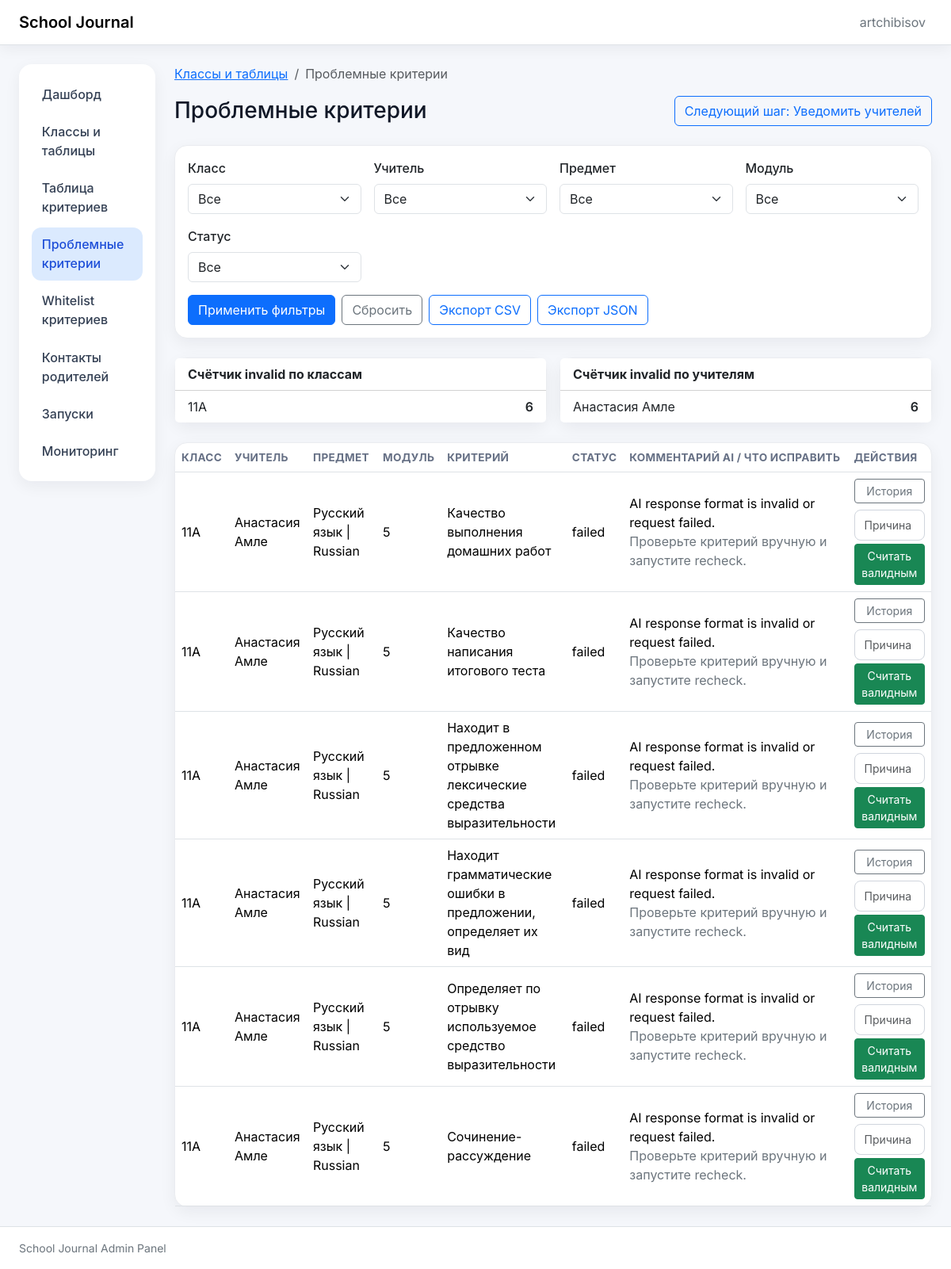
/criteria-failures/ (signed in), run on the app's committed database.
### pipeline/models.py (models this page shows, shortened)
class CriterionEntry(models.Model):
    class ValidationStatus(models.TextChoices):
        PENDING = "pending", "Pending"
        VALID = "valid", "Valid"
        INVALID = "invalid", "Invalid"
        OVERRIDE = "override", "Override"
        OVERRIDDEN_VALID = "overridden_valid", "Overridden valid"
        RECHECK = "recheck", "Recheck"
    class_code = models.CharField(max_length=64)
    subject_name = models.CharField(max_length=255)
    teacher_name = models.CharField(max_length=255)
    module_number = models.PositiveIntegerField()
    criterion_text = models.TextField()
    criterion_text_ai = models.TextField(blank=True, default="")
    validation_status = models.CharField(
        max_length=16,
        choices=ValidationStatus.choices,
        default=ValidationStatus.PENDING,
    )
    ai_verdict = models.CharField(max_length=32, blank=True, default="")
    ai_why = models.TextField(blank=True, default="")
    ai_fix_suggestion = models.TextField(blank=True, default="")
    ai_variants_json = models.JSONField(blank=True, default=list)
    needs_recheck = models.BooleanField(default=False)
    last_checked_at = models.DateTimeField(null=True, blank=True)
    source_sheet_name = models.CharField(max_length=255)
    source_workbook = models.CharField(max_length=500)
    created_at = models.DateTimeField(auto_now_add=True)
    updated_at = models.DateTimeField(auto_now=True)
    class Meta:
        constraints = [
            models.UniqueConstraint(
                fields=["class_code", "subject_name", "module_number", "criterion_text"],
                name="uq_criterionentry_class_subject_module_criterion",
            )
        ]
        indexes = [
            models.Index(fields=["class_code", "subject_name"]),
            models.Index(fields=["module_number"]),
            models.Index(fields=["validation_status"]),
        ]
        ordering = ["class_code", "subject_name", "module_number", "criterion_text"]

### pipeline/views.py (the view, shortened to what this page needs)
# urls.py: path("criteria-failures/", criteria_failures, name="criteria_failures"),
@login_required
@permission_required_403(
    "pipeline.view_criterionentry",
    message="Доступ запрещён: нет прав на просмотр проблемных критериев.",
)
def criteria_failures(request):
    queryset = CriterionEntry.objects.filter(
        validation_status=CriterionEntry.ValidationStatus.INVALID,
        needs_recheck=True,
    ).order_by("class_code", "teacher_name", "subject_name", "module_number", "criterion_text")
    class_code = _parse_non_empty(request.GET.get("class_code"))
    if class_code:
        queryset = queryset.filter(class_code=class_code)
    teacher_name = _parse_non_empty(request.GET.get("teacher_name"))
    if teacher_name:
        queryset = queryset.filter(teacher_name=teacher_name)
    subject_name = _parse_non_empty(request.GET.get("subject_name"))
    if subject_name:
        queryset = queryset.filter(subject_name=subject_name)
    module_number = _parse_non_empty(request.GET.get("module_number"))
    if module_number:
        queryset = queryset.filter(module_number=module_number)
    status = _parse_non_empty(request.GET.get("status"))
    if status:
        queryset = queryset.filter(ai_verdict=status)
    export_format = _parse_non_empty(request.GET.get("export"))
    class_counters = (
        queryset.values("class_code")
        .annotate(total_invalid=Count("id"))
        .order_by("-total_invalid", "class_code")
    )
    teacher_counters = (
        queryset.values("teacher_name")
        .annotate(total_invalid=Count("id"))
        .order_by("-total_invalid", "teacher_name")
    )
    paginator = Paginator(queryset, 50)
    page_obj = paginator.get_page(request.GET.get("page"))
    preserved_query = request.GET.copy()
    preserved_query.pop("page", None)
    preserved_query.pop("export", None)
    query_without_export = preserved_query.urlencode()
    return render(
        request,
        "pipeline/criteria_failures.html",
        {
            "page_obj": page_obj,
            "class_choices": CriterionEntry.objects.values_list("class_code", flat=True).distinct().order_by("class_code"),
            "teacher_choices": CriterionEntry.objects.values_list("teacher_name", flat=True)
            .distinct()
            .order_by("teacher_name"),
            "subject_choices": CriterionEntry.objects.values_list("subject_name", flat=True)
            .distinct()
            .order_by("subject_name"),
            "module_choices": CriterionEntry.objects.values_list("module_number", flat=True)
            .distinct()
            .order_by("module_number"),
            "status_choices": queryset.values_list("ai_verdict", flat=True).exclude(ai_verdict="").distinct().order_by("ai_verdict"),
            "filters": {
                "class_code": class_code or "",
                "teacher_name": teacher_name or "",
                "subject_name": subject_name or "",
                "module_number": module_number or "",
                "status": status or "",
            },
            "class_counters": class_counters,
            "teacher_counters": teacher_counters,
            "querystring": query_without_export,
            "can_override": _is_admin_role(request.user),
        },
    )

### admin_panel/authz.py (called while the page is built)
def permission_required_403(perm: str, *, message: str | None = None) -> Callable:
    deny_message = message or "Доступ запрещён: недостаточно прав для выполнения действия."
    def decorator(view_func: Callable) -> Callable:
        @wraps(view_func)
        def _wrapped(request: HttpRequest, *args, **kwargs) -> HttpResponse:
            if request.user.has_perm(perm):
                return view_func(request, *args, **kwargs)
            messages.error(request, deny_message)
            return HttpResponseForbidden(deny_message)
        return _wrapped
    return decorator

### pipeline/views.py (called while the page is built)
def _parse_non_empty(value: str | None) -> str | None:
    if value is None:
        return None
    trimmed = value.strip()
    return trimmed or None

def _is_admin_role(user) -> bool:
    return bool(user.is_superuser or user.groups.filter(name="admin").exists())

### pipeline/templates/pipeline/criteria_failures.html (shortened to what this page needs)
{% extends "base.html" %}
{% block page_heading %}Проблемные критерии{% endblock %}
{% block page_actions %}
  {% if perms.jobs.view_jobrun %}
    <a class="btn btn-outline-primary" href="{% url 'job_run_list' %}">Следующий шаг: Уведомить учителей</a>
  {% endif %}
{% endblock %}
{% block breadcrumbs %}
 <nav aria-label="breadcrumb" class="mb-3">
    <ol class="breadcrumb mb-0">
      <li class="breadcrumb-item"><a href="{% url 'journal_links:list_links' %}">Классы и таблицы</a></li>
      <li class="breadcrumb-item active" aria-current="page">Проблемные критерии</li>
    </ol>
  </nav>
{% endblock %}
{% block content %}
  <section class="card mb-4">
    <div class="card-body">
      <form method="get" class="row g-3 align-items-end">
        <div class="col-12 col-md-6 col-xl-3">
          <label class="form-label" for="id_class_code">Класс</label>
          <select id="id_class_code" name="class_code" class="form-select">
            <option value="">Все</option>
          </select>
        </div>
        <div class="col-12 col-md-6 col-xl-3">
          <label class="form-label" for="id_teacher_name">Учитель</label>
          <select id="id_teacher_name" name="teacher_name" class="form-select">
            <option value="">Все</option>
          </select>
        </div>
        <div class="col-12 col-md-6 col-xl-3">
          <label class="form-label" for="id_subject_name">Предмет</label>
          <select id="id_subject_name" name="subject_name" class="form-select">
            <option value="">Все</option>
          </select>
        </div>
        <div class="col-12 col-md-6 col-xl-3">
          <label class="form-label" for="id_module_number">Модуль</label>
          <select id="id_module_number" name="module_number" class="form-select">
            <option value="">Все</option>
          </select>
        </div>
        <div class="col-12 col-md-6 col-xl-3">
          <label class="form-label" for="id_status">Статус</label>
          <select id="id_status" name="status" class="form-select">
            <option value="">Все</option>
          </select>
        </div>
        <div class="col-12 d-flex flex-wrap gap-2">
          <button class="btn btn-primary" type="submit">Применить фильтры</button>
          <a class="btn btn-outline-secondary" href="{% url 'pipeline:criteria_failures' %}">Сбросить</a>
          <a class="btn btn-outline-primary" href="?export=csv{% if querystring %}&{{ querystring }}{% endif %}">Экспорт CSV</a>
          <a class="btn btn-outline-primary" href="?export=json{% if querystring %}&{{ querystring }}{% endif %}">Экспорт JSON</a>
        </div>
      </form>
    </div>
  </section>
  <section class="row g-3 mb-4">
    <div class="col-12 col-xl-6">
      <div class="card h-100">
        <div class="card-header bg-white"><strong>Счётчик invalid по классам</strong></div>
        <ul class="list-group list-group-flush">
          {% for item in class_counters %}
            <li class="list-group-item d-flex justify-content-between"><span>{{ item.class_code }}</span><span class="fw-semibold">{{ item.total_invalid }}</span></li>
          {% empty %}
            <li class="list-group-item text-secondary">Нет данных.</li>
          {% endfor %}
        </ul>
      </div>
    </div>
    <div class="col-12 col-xl-6">
      <div class="card h-100">
        <div class="card-header bg-white"><strong>Счётчик invalid по учителям</strong></div>
        <ul class="list-group list-group-flush">
          {% for item in teacher_counters %}
            <li class="list-group-item d-flex justify-content-between"><span>{{ item.teacher_name }}</span><span class="fw-semibold">{{ item.total_invalid }}</span></li>
          {% empty %}
            <li class="list-group-item text-secondary">Нет данных.</li>
          {% endfor %}
        </ul>
      </div>
    </div>
  </section>
  <section class="card">
    <div class="card-body p-0">
      <div class="table-responsive">
        <table class="table table-hover align-middle mb-0">
          <thead>
            <tr>
              <th>Класс</th>
              <th>Учитель</th>
              <th>Предмет</th>
              <th>Модуль</th>
              <th>Критерий</th>
              <th>Статус</th>
              <th>Комментарий AI / Что исправить</th>
               <th>Действия</th>
            </tr>
          </thead>
          <tbody>
            {% for row in page_obj.object_list %}
              <tr>
                <td>{{ row.class_code }}</td>
                <td>{{ row.teacher_name }}</td>
                <td>{{ row.subject_name }}</td>
                <td>{{ row.module_number }}</td>
                <td>{{ row.criterion_text }}</td>
                <td>{{ row.ai_verdict|default:"invalid" }}</td>
                <td>
                  <div>{{ row.ai_why|default:"" }}</div>
                  <div class="text-secondary">{{ row.ai_fix_suggestion|default:"" }}</div>
                </td>
                  <td>
                  <div class="d-flex flex-column gap-2">
                    <a class="btn btn-outline-secondary btn-sm" href="{% url 'pipeline:criterion_detail' row.id %}">История</a>
                    {% if can_override %}
                      <form method="post" action="{% url 'pipeline:override_criterion_valid' row.id %}">
                        <input class="form-control form-control-sm mb-1" type="text" name="reason" placeholder="Причина override" required>
                        <button class="btn btn-success btn-sm w-100" type="submit">Считать валидным</button>
                      </form>
                    {% endif %}
                  </div>
                </td>
              </tr>
            {% empty %}
               <tr><td class="table-empty" colspan="8">Нет данных.</td></tr>
            {% endfor %}
          </tbody>
        </table>
      </div>
    </div>
  </section>
{% endblock %}

### webapp/templates/base.html (shortened to what this page needs)
{% load static %}
<!doctype html>
<html lang="ru">
<head>
  <link href="https://cdn.jsdelivr.net/npm/bootstrap@5.3.3/dist/css/bootstrap.min.css" rel="stylesheet">
  <link rel="stylesheet" href="{% static 'webapp/ui.css' %}">
</head>
<body>
<nav class="navbar navbar-expand-lg border-bottom bg-white sticky-top soft-shadow-sm">
    <div class="container-fluid px-3 px-lg-4">
      <a class="navbar-brand fw-semibold" href="{% url 'dashboard' %}">School Journal</a>
      <div class="collapse navbar-collapse" id="mainNav">
        <ul class="navbar-nav ms-auto align-items-lg-center gap-lg-2">
          {% if request.user.is_authenticated %}
            <li class="nav-item"><span class="nav-link text-secondary">{{ request.user.username }}</span></li>
          {% endif %}
        </ul>
      </div>
         </div>
  </nav>
<div class="container-fluid py-4 px-3 px-lg-4">
    <div class="row g-4">
      <aside class="col-12 col-lg-3 col-xl-2">
        <div class="card border-0 soft-shadow-sm nav-card">
          <div class="card-body p-2 p-lg-3">
            <nav class="nav nav-pills flex-column gap-1">
              <a class="nav-link {% if request.path == '/' %}active{% endif %}" href="{% url 'dashboard' %}">Дашборд</a>
              {% if perms.journal_links.view_classsheetlink %}
                <a class="nav-link {% if '/links/' in request.path %}active{% endif %}" href="{% url 'journal_links:list_links' %}">Классы и таблицы</a>
              {% endif %}
              {% if perms.pipeline.view_criterionentry %}
                <a class="nav-link {% if '/criteria-table/' in request.path %}active{% endif %}" href="{% url 'pipeline:criteria_table' %}">Таблица критериев</a>
                             <a class="nav-link {% if '/criteria-failures/' in request.path %}active{% endif %}" href="{% url 'pipeline:criteria_failures' %}">Проблемные критерии</a>
              {% endif %}
                {% if perms.pipeline.view_validcriteriontemplate %}
                <a class="nav-link {% if '/valid-criteria/' in request.path %}active{% endif %}" href="{% url 'pipeline:valid_criteria_list' %}">Whitelist критериев</a>
              {% endif %}
              {% if perms.pipeline.view_parentcontact %}
                <a class="nav-link {% if '/parent-contacts/' in request.path %}active{% endif %}" href="{% url 'pipeline:parent_contacts_list' %}">Контакты родителей</a>
              {% endif %}
              {% if perms.jobs.view_jobrun %}
                <a class="nav-link {% if '/runs/' in request.path %}active{% endif %}" href="{% url 'job_run_list' %}">Запуски</a>
              {% endif %}
              <a class="nav-link {% if '/healthz' in request.path or '/readyz' in request.path %}active{% endif %}" href="{% url 'readyz' %}">Мониторинг</a>
            </nav>
          </div>
        </div>
      </aside>
        <main class="col-12 col-lg-9 col-xl-10">
             {% block breadcrumbs %}{% endblock %}
             <section class="d-flex flex-column flex-md-row align-items-md-center justify-content-between gap-3 mb-4">
          <h1 class="h3 mb-0">{% block page_heading %}Страница{% endblock %}</h1>
          <div class="d-flex flex-wrap gap-2">
            {% block page_actions %}{% endblock %}
          </div>
        </section>
              {% block content %}{% endblock %}
      </main>
    </div>
  </div>
 <footer class="py-3 border-top bg-white">
    <div class="container-fluid px-3 px-lg-4 text-secondary small">School Journal Admin Panel</div>
  </footer>
</body>
</html>

### webapp/static/webapp/ui.css (style rules this page uses)
:root { --app-bg: #f5f7fb; --text-muted: #667085; }
body { font-family: Inter, -apple-system, BlinkMacSystemFont, "Segoe UI", sans-serif; background: var(--app-bg); color: #111827; }
.soft-shadow-sm { box-shadow: 0 4px 18px rgba(16, 24, 40, 0.06); }
.nav-card .nav-link { color: #344054; border-radius: 0.75rem; padding: 0.6rem 0.8rem; font-weight: 500; }
.nav-card .nav-link.active { background-color: #dbeafe; color: #1d4ed8; }
.card { border: 1px solid #eaecf0; border-radius: 1rem; box-shadow: 0 6px 20px rgba(16, 24, 40, 0.06); }
.table { --bs-table-bg: transparent; }
.table thead th { font-size: 0.85rem; letter-spacing: 0.02em; color: var(--text-muted); text-transform: uppercase; white-space: nowrap; }
.form-label { font-weight: 500; }
input[type="text"], input[type="email"], input[type="url"], input[type="number"], input[type="date"], input[type="file"], textarea, select { width: 100%; border: 1px solid #d0d5dd; border-radius: 0.5rem; padding: 0.5rem 0.75rem; background: #fff; }

### data on the page
CriterionEntry: class_code "11A", teacher_name "Анастасия Амле", subject_name "Русский язык | Russian", module_number "5", criterion_text "Качество выполнения домашних работ", ai_verdict "failed", ai_why "AI response format is invalid or request failed.", ai_fix_suggestion "Проверьте критерий вручную и запустите recheck."
CriterionEntry: class_code "11A", teacher_name "Анастасия Амле", subject_name "Русский язык | Russian", module_number "5", criterion_text "Качество написания итогового теста", ai_verdict "failed", ai_why "AI response format is invalid or request failed.", ai_fix_suggestion "Проверьте критерий вручную и запустите recheck."
CriterionEntry: class_code "11A", teacher_name "Анастасия Амле", subject_name "Русский язык | Russian", module_number "5", criterion_text "Находит в предложенном отрывке лексические средства выразительности", ai_verdict "failed", ai_why "AI response format is invalid or request failed.", ai_fix_suggestion "Проверьте критерий вручную и запустите recheck."
CriterionEntry: class_code "11A", teacher_name "Анастасия Амле", subject_name "Русский язык | Russian", module_number "5", criterion_text "Находит грамматические ошибки в предложении, определяет их вид", ai_verdict "failed", ai_why "AI response format is invalid or request failed.", ai_fix_suggestion "Проверьте критерий вручную и запустите recheck."
CriterionEntry: class_code "11A", teacher_name "Анастасия Амле", subject_name "Русский язык | Russian", module_number "5", criterion_text "Определяет по отрывку используемое средство выразительности", ai_verdict "failed", ai_why "AI response format is invalid or request failed.", ai_fix_suggestion "Проверьте критерий вручную и запустите recheck."
CriterionEntry: class_code "11A", teacher_name "Анастасия Амле", subject_name "Русский язык | Russian", module_number "5", criterion_text "Сочинение-рассуждение", ai_verdict "failed", ai_why "AI response format is invalid or request failed.", ai_fix_suggestion "Проверьте критерий вручную и запустите recheck."

### other printed values
{{ request.user.username }} "artchibisov"
{{ item.class_code }} "11A"
{{ item.total_invalid }} "6"
{{ item.teacher_name }} "Анастасия Амле"
